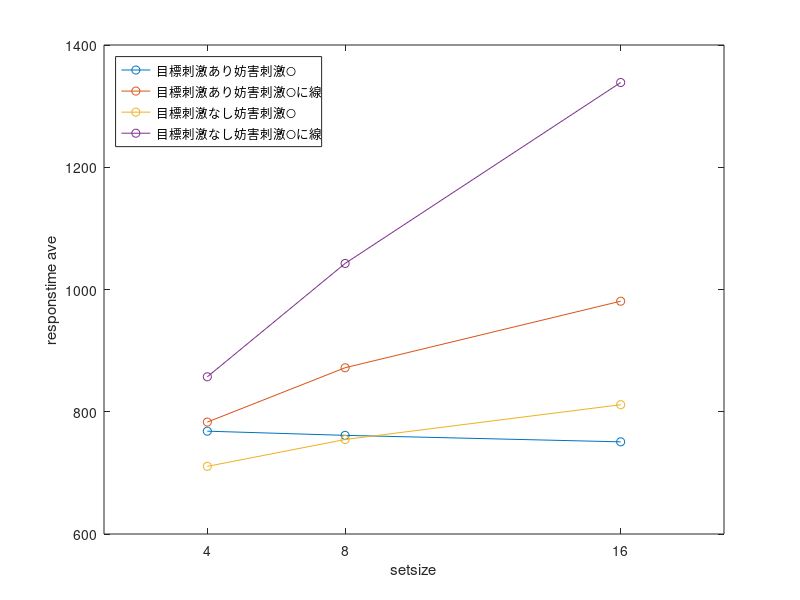

Write the MATLAB code that produced this figure.
clear;
close all;

hoge = importdata('data1250372.txt', ',' ,1);
data = hoge.data;

practice = hoge.data(:,2) == 1;
error = hoge.data(:,7) > 0;
del = practice | error;
data(del,:) = [];

%目標刺激あり妨害刺激○
target = data(:,4) == 1;
type = data(:,5) == 2;
setsize = data(:,6) == 4;
ttsm1 = mean(data(target & setsize & type, 8));
target = data(:,4) == 1;
type = data(:,5) == 2;
setsize = data(:,6) == 8;
ttsm2 = mean(data(target & setsize & type, 8));
target = data(:,4) == 1;
type = data(:,5) == 2;
setsize = data(:,6) == 16;
ttsm3 = mean(data(target & setsize & type, 8));
%目標刺激あり妨害刺激○に線
target = data(:,4) == 1;
type = data(:,5) == 1;
setsize = data(:,6) == 4;
ttsm4 = mean(data(target & setsize & type, 8));
target = data(:,4) == 1;
type = data(:,5) == 1;
setsize = data(:,6) == 8;
ttsm5 = mean(data(target & setsize & type, 8));
target = data(:,4) == 1;
type = data(:,5) == 1;
setsize = data(:,6) == 16;
ttsm6 = mean(data(target & setsize & type, 8));
%目標刺激なし妨害刺激○
target = data(:,4) == 2;
type = data(:,5) == 2;
setsize = data(:,6) == 4;
ttsm7 = mean(data(target & setsize & type, 8));
target = data(:,4) == 2;
type = data(:,5) == 2;
setsize = data(:,6) == 8;
ttsm8 = mean(data(target & setsize & type, 8));
target = data(:,4) == 2;
type = data(:,5) == 2;
setsize = data(:,6) == 16;
ttsm9 = mean(data(target & setsize & type, 8));
%目標刺激なし妨害刺激○に線
target = data(:,4) == 2;
type = data(:,5) == 1;
setsize = data(:,6) == 4;
ttsm10 = mean(data(target & setsize & type, 8));
target = data(:,4) == 2;
type = data(:,5) == 1;
setsize = data(:,6) == 8;
ttsm11 = mean(data(target & setsize & type, 8));
target = data(:,4) == 2;
type = data(:,5) == 1;
setsize = data(:,6) == 16;
ttsm12 = mean(data(target & setsize & type, 8));

x=[4,8,16];
m1 = [ttsm1,ttsm2,ttsm3];
m2 = [ttsm4,ttsm5,ttsm6];
m3 = [ttsm7,ttsm8,ttsm9];
m4 = [ttsm10,ttsm11,ttsm12];
plot(x,m1,'-o',x,m2,'-o',x,m3,'-o',x,m4,'-o');
legend({'目標刺激あり妨害刺激○','目標刺激あり妨害刺激○に線','目標刺激なし妨害刺激○','目標刺激なし妨害刺激○に線'},'Location','northwest');
xlabel('setsize');
ylabel('responstime ave');
xticks([4 8 16]);
axis([1 19 600 1400]);
